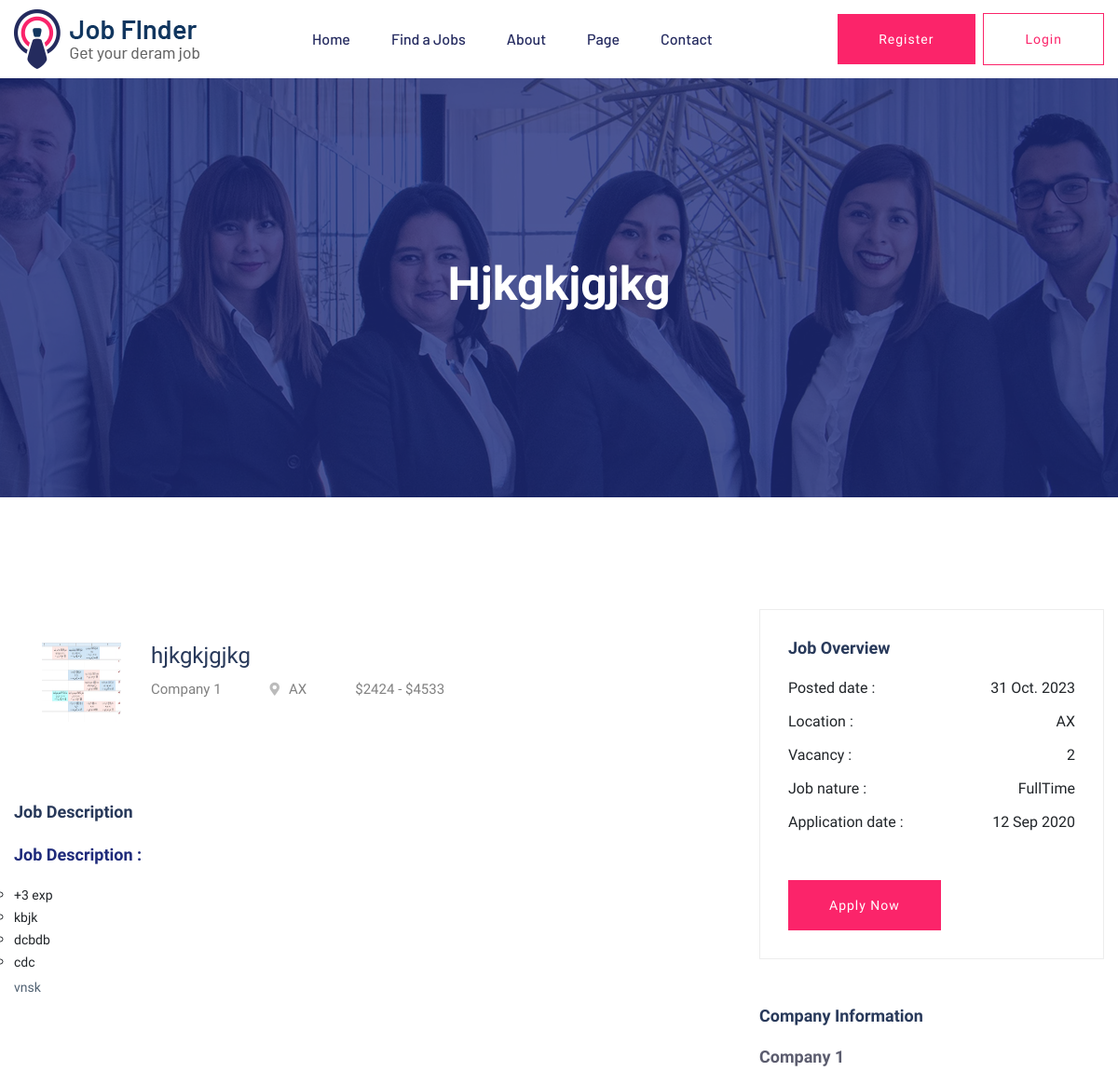
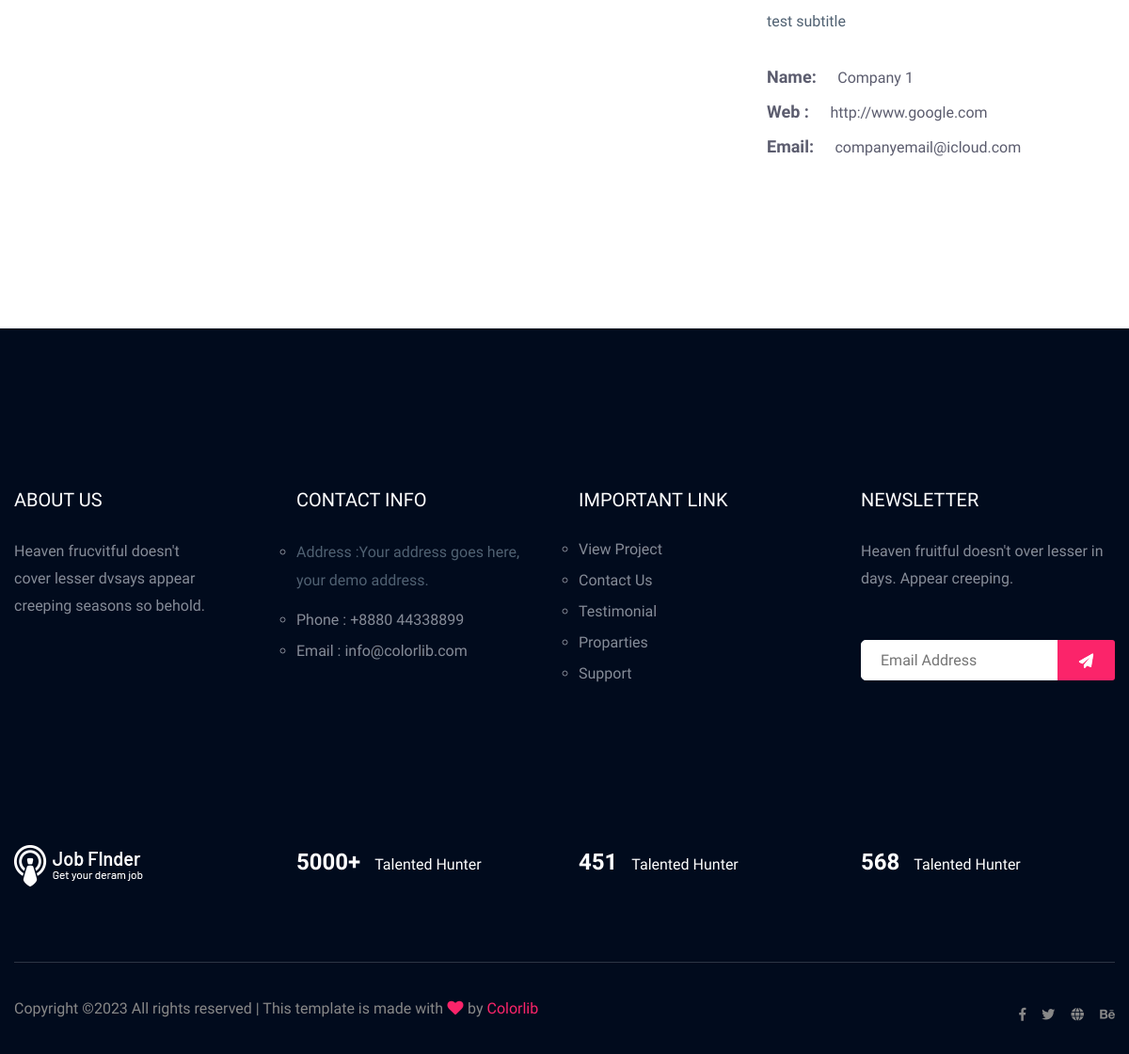
The app's page /jobs/hjkgkjgjkg with its own data (2 pictures, top to bottom).
### job/models.py (models this page shows, shortened)
class Job(models.Model):
    title = models.CharField(max_length=120)
    location = CountryField()
    created_at = models.DateTimeField(default=timezone.now)
    company = models.ForeignKey('Company', on_delete=models.CASCADE, related_name='job_company')
    salary_start = models.IntegerField(null=True, blank=True)
    salary_end = models.IntegerField(null=True, blank=True)
    description = models.TextField(max_length=15000)
    vacancy = models.IntegerField()
    job_type = models.CharField(choices=JOB_TYPE, max_length=10)
    experience = models.IntegerField()
    category = models.ForeignKey('Category', on_delete=models.SET_NULL, related_name='job_category', null=True, blank=True)
    slug = models.SlugField(null=True, blank=True)
    def __str__(self):
        return self.title
    class Meta:
        ordering = ['-id']

class Company(models.Model):
    name = models.CharField(max_length=50)
    logo = models.ImageField(upload_to='company')
    subtitle = models.TextField(max_length=1000)
    website = models.URLField()
    email = models.EmailField()
    def __str__(self):
        return self.name

### job/views.py (the view)
# urls.py: path('<slug:slug>', job_detail),
def job_detail(request, slug):
    job = Job.objects.get(slug=slug)
    return render(request, 'job/job_detail.html', {'job':job})

### job/templates/job/job_detail.html (shortened to what this page needs)
{% extends "base.html" %}
{% load static %}
{% block body %}
    <main>
        <div class="slider-area ">
        <div class="single-slider section-overly slider-height2 d-flex align-items-center" data-background="{% static "assets/img/hero/about.jpg" %}">
            <div class="container">
                <div class="row">
                    <div class="col-xl-12">
                        <div class="hero-cap text-center">
                            <h2>{{job}}</h2>
                        </div>
                    </div>
                </div>
            </div>
        </div>
        </div>
        <div class="job-post-company pt-120 pb-120">
            <div class="container">
                <div class="row justify-content-between">
                    <div class="col-xl-7 col-lg-8">
                        <div class="single-job-items mb-50">
                            <div class="job-items">
                                <div class="company-img company-img-details">
                                    <a href="#"><img src="{{job.company.logo.url}}" style="width:85px;height:85px;" alt=""></a>
                                </div>
                                <div class="job-tittle">
                                    <a href="#">
                                        <h4>{{job}}</h4>
                                    </a>
                                    <ul>
                                        <li>{{job.company}}</li>
                                        <li><i class="fas fa-map-marker-alt"></i>{{job.location}}</li>
                                        <li>${{job.salary_start}} - ${{job.salary_end}}</li>
                                    </ul>
                                </div>
                            </div>
                        </div>
                        <div class="job-post-details">
                            <div class="post-details1 mb-50">
                                <div class="small-section-tittle">
                                    <h4>Job Description</h4>
                                </div>
                                <p>{{job.description|safe}}</p>
                            </div>
                        </div>
                    </div>
                    <div class="col-xl-4 col-lg-4">
                        <div class="post-details3  mb-50">
                            <div class="small-section-tittle">
                                <h4>Job Overview</h4>
                            </div>
                            <ul>
                                <li>Posted date : <span>{{job.created_at|date:"d N o"}}</span></li>
                                <li>Location : <span>{{job.location}}</span></li>
                                <li>Vacancy : <span>{{job.vacancy}}</span></li>
                                <li>Job nature : <span>{{job.job_type}}</span></li>
                                <li>Application date : <span>12 Sep 2020</span></li>
                            </ul>
                            <div class="apply-btn2">
                            <a href="/jobs/{{job.slug}}/apply" class="btn">Apply Now</a>
                            </div>
                        </div>
                        <div class="post-details4  mb-50">
                            <div class="small-section-tittle">
                                <h4>Company Information</h4>
                            </div>
                                <span>{{job.company.name}}</span>
                                <p>{{job.company.subtitle}}</p>
                            <ul>
                                <li>Name: <span>{{job.company}}</span></li>
                                <li>Web : <span>{{job.company.website}}</span></li>
                                <li>Email: <span>{{job.company.email}}</span></li>
                            </ul>
                        </div>
                    </div>
                </div>
            </div>
        </div>
    </main>
{% endblock body %}

### job/templates/job/job_detail.html (style rules this page uses)
li { list-style:circle !important; }

### records on screen
Job: title "Hjkgkjgjkg", company.logo (picture), title "hjkgkjgjkg", company "Company 1", location "AX", salary_start "2424", salary_end "4533", description "Job Description : +3 exp kbjk dcbdb cdc vnsk", created_at "31 Oct. 2023", vacancy "2", job_type "FullTime", company.name "Company 1", company.subtitle "test subtitle", company.website "http://www.google.com", company.email "companyemail@icloud.com"
